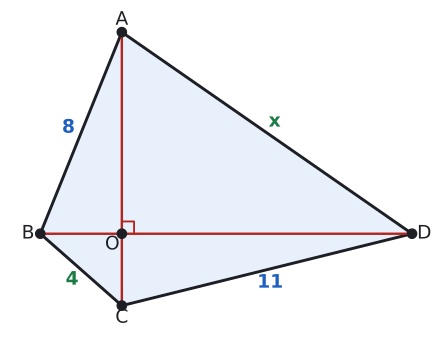

This figure's Python source:
import sys; sys.path.insert(0, "tools")
from cizim import *

# Köşegenleri O'da dik kesişen ABCD. |OB| = 3 seçildi: |OA| = √55, |OC| = √7, |OD| = √114.
# |AB| = 8, |BC| = 4, |CD| = 11, |AD| = 13  (8² + 11² = 4² + 13² = 185).
O = np.array([0.0, 0.0])
A = np.array([0.0, np.sqrt(55)]); B = np.array([-3.0, 0.0]); C = np.array([0.0, -np.sqrt(7)]); D = np.array([np.sqrt(114), 0.0])
V = [A, B, C, D]
print("kenarlar:", [round(float(np.linalg.norm(V[i] - V[(i + 1) % 4])), 4) for i in range(4)])

fig, ax = sekil(5.8, 4.6)
ax.set_aspect("equal"); ax.axis("off")
ax.add_patch(patches.Polygon(V, closed=True, facecolor=MAVI_ACIK, edgecolor=YAZI, lw=2.2))
ax.plot(*zip(A, C), color=KIRMIZI, lw=1.8); ax.plot(*zip(B, D), color=KIRMIZI, lw=1.8)
s = 0.45
ax.plot([s, s, 0], [0, s, s], color=KIRMIZI, lw=1.4)   # dik açı işareti
for k, v, d in (("A", A, (0, 0.45)), ("B", B, (-0.45, 0)), ("C", C, (0, -0.45)), ("D", D, (0.45, 0)), ("O", O, (-0.35, -0.4))):
    nokta(ax, *v, ""); ax.text(v[0] + d[0], v[1] + d[1], k, ha="center", va="center", fontsize=14)
merkez = sum(V) / 4
for P, Q, yazi, renk in ((A, B, "8", MAVI), (B, C, "4", YESIL), (C, D, "11", MAVI), (D, A, "x", YESIL)):
    m = (P + Q) / 2; n = np.array([-(Q - P)[1], (Q - P)[0]]); n = n / np.linalg.norm(n)
    if n @ (m - merkez) < 0: n = -n
    ax.text(*(m + 0.5 * n), yazi, color=renk, fontsize=14, ha="center", va="center", fontweight="bold")
ax.set_xlim(-4.2, D[0] + 1.0); ax.set_ylim(C[1] - 1.0, A[1] + 0.9)
kaydet(fig, __file__)
